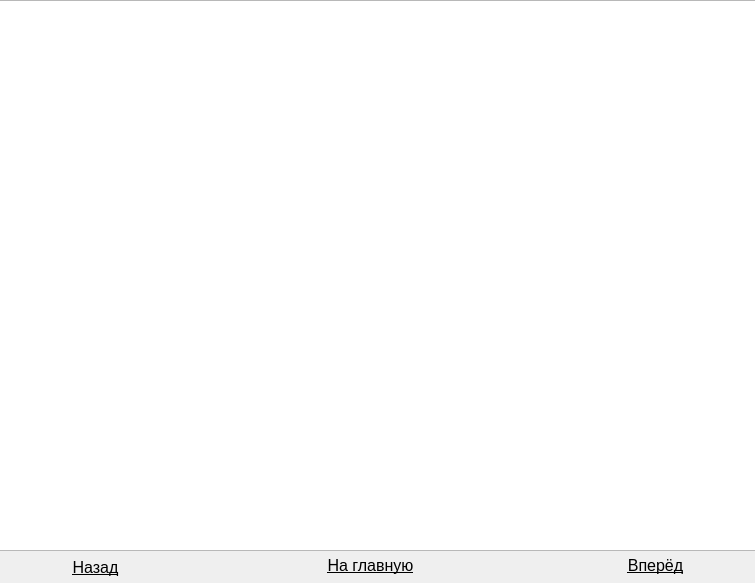
<?xml version="1.0" encoding="UTF-8"?>
<ui version="4.0">
 <class>HelpForm</class>
 <widget class="QWidget" name="HelpForm">
  <property name="geometry">
   <rect>
    <x>0</x>
    <y>0</y>
    <width>755</width>
    <height>583</height>
   </rect>
  </property>
  <property name="windowTitle">
   <string>Form</string>
  </property>
  <widget class="QTextBrowser" name="textBrowser">
   <property name="geometry">
    <rect>
     <x>-5</x>
     <y>0</y>
     <width>761</width>
     <height>551</height>
    </rect>
   </property>
  </widget>
  <widget class="QPushButton" name="pbPrev">
   <property name="geometry">
    <rect>
     <x>40</x>
     <y>552</y>
     <width>111</width>
     <height>31</height>
    </rect>
   </property>
   <property name="font">
    <font>
     <pointsize>12</pointsize>
     <underline>true</underline>
    </font>
   </property>
   <property name="text">
    <string>Назад</string>
   </property>
   <property name="flat">
    <bool>true</bool>
   </property>
  </widget>
  <widget class="QPushButton" name="pbHome">
   <property name="geometry">
    <rect>
     <x>300</x>
     <y>550</y>
     <width>141</width>
     <height>31</height>
    </rect>
   </property>
   <property name="font">
    <font>
     <pointsize>12</pointsize>
     <underline>true</underline>
    </font>
   </property>
   <property name="text">
    <string>На главную</string>
   </property>
   <property name="flat">
    <bool>true</bool>
   </property>
  </widget>
  <widget class="QPushButton" name="pbNext">
   <property name="geometry">
    <rect>
     <x>600</x>
     <y>550</y>
     <width>111</width>
     <height>31</height>
    </rect>
   </property>
   <property name="font">
    <font>
     <pointsize>12</pointsize>
     <underline>true</underline>
    </font>
   </property>
   <property name="text">
    <string>Вперёд</string>
   </property>
   <property name="flat">
    <bool>true</bool>
   </property>
  </widget>
 </widget>
 <resources/>
 <connections/>
</ui>
